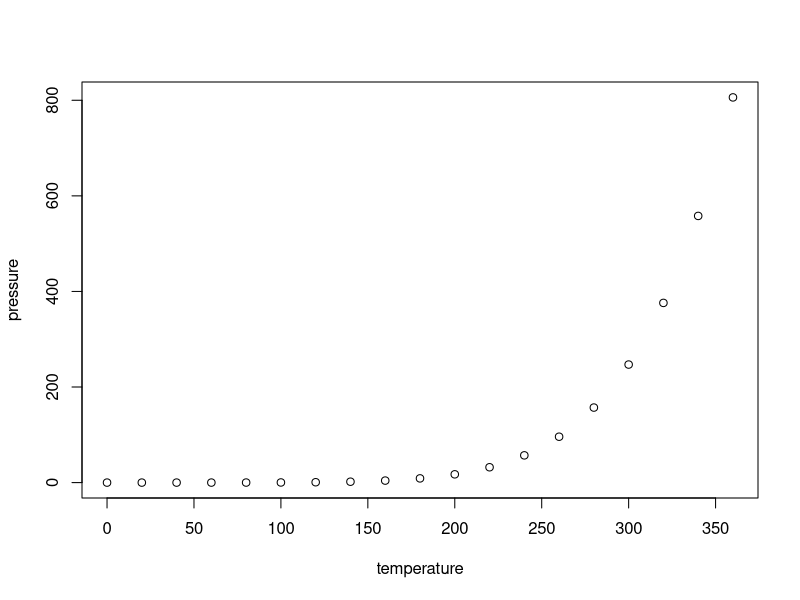
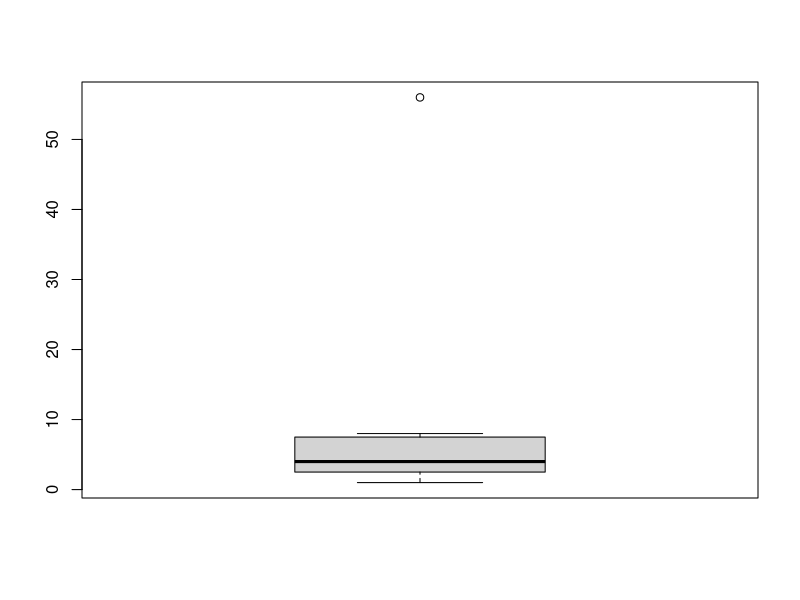

Write the R code that produced these figures, in order.
## ---- chunk 1
knitr::opts_chunk$set(echo = TRUE)
## ---- chunk 2
summary(cars)
## ---- chunk 3
plot(pressure)
## ---- chunk 4
data = c(1,2,3,4,56,7,8)
boxplot(data)
